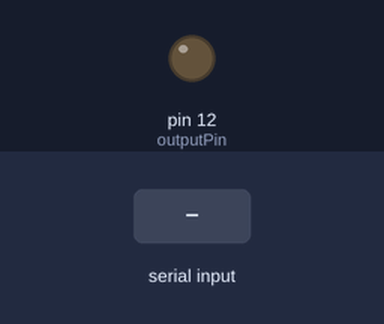
A sketch run on a simulated Arduino Uno, built with avr-gcc and run on an emulated ATmega328P. Shown: output pins drawn as LEDs (lit = HIGH). The test bench sets the inputs (shaded band).

Above: at 1.2 s.
1.3 s: byte 1 (1) received over Serial
At 1.4 s:
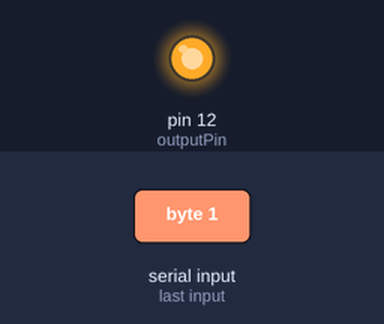
Timing chart, 0 to 4.3 s (numbered marks = the images above; inputs shaded):
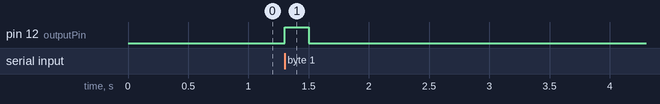

Measured:
- after the input at 1.3 s, pin 12 (outputPin): LOW → HIGH at once, → LOW 0.20 s later

The sketch:

SerialComm.ino
```cpp
const int outputPin = 12;

void setup() {
  // put your setup code here, to run once:
  Serial.begin(9600);
  pinMode(outputPin, OUTPUT);
}

void loop() {
}

void serialEvent(){
  if((int)Serial.read() == 1){
    digitalWrite(outputPin, HIGH);
    delay(200);
    digitalWrite(outputPin, LOW);
  }
}
```
